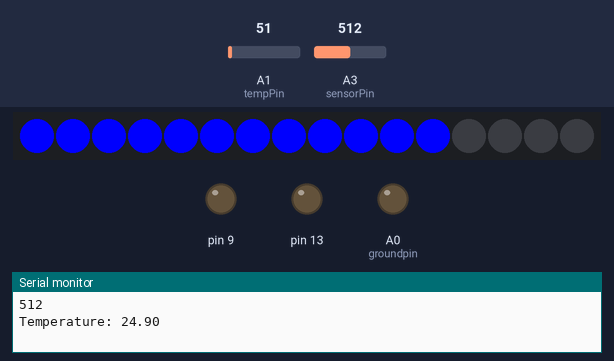
Bench run of a sketch on a simulated Arduino Uno, built with avr-gcc and run on an emulated ATmega328P. Shown: 16 RGB LEDs in strip order, left to right, output pins drawn as LEDs (lit = HIGH), the last lines printed to the serial monitor. The inputs (shaded band) are chosen by the test bench; at power-on: A1 (tempPin) = 51, A3 (sensorPin) = 512. Pins used as bus, display or sensor lines are not drawn.

Above: at 1.26 s.
1.3 s: A1 (tempPin) set to 61
At 1.86 s:
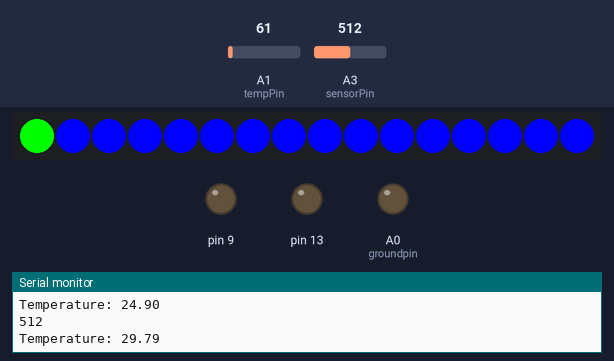
3.1 s: A1 (tempPin) set to 71
At 5.14 s:
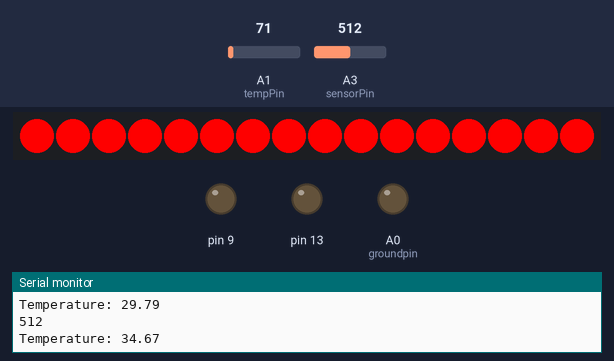
5.2 s: A1 (tempPin) set to 30
At 5.39 s:
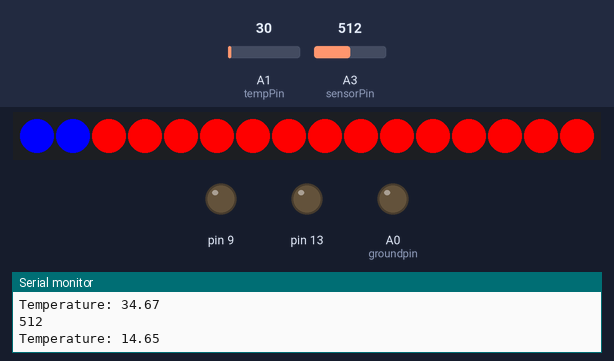
7.0 s: A3 (sensorPin) set to 691
9.8 s: A3 (sensorPin) set to 716
At 11.5 s:
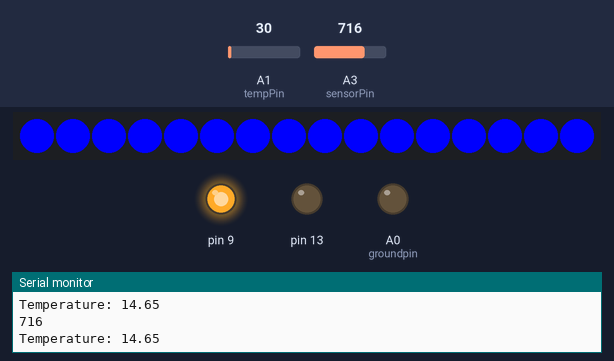
11.8 s: A1 (tempPin) set to 86
At 13.9 s:
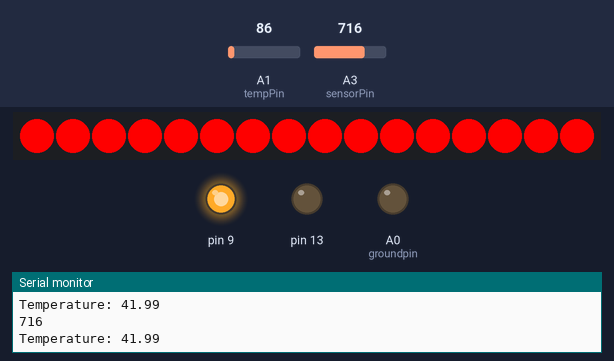
Timing chart, 0 to 14.9 s (numbered marks = the images above; inputs shaded):
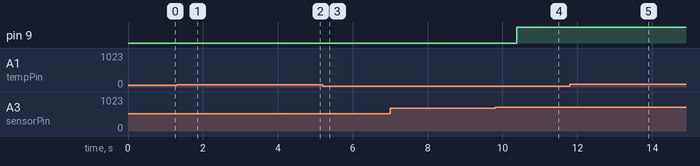

The sketch:

Termwork_one.ino
```cpp
#include <Adafruit_NeoPixel.h>
#ifdef __AVR__
 #include <avr/power.h>
#endif
#define PIN       6
#define NUMPIXELS 16
Adafruit_NeoPixel pixels(NUMPIXELS, PIN, NEO_GRB + NEO_KHZ800);
#define DELAYVAL  3
const int groundpin = A0;
const int powerpin  = A2;
int tempPin   = A1;
float tempC;
float reading;
int sensorPin = A3;
unsigned int sensorValue = 0;
int threshold = 700;

void setup() {

  pinMode(9, OUTPUT);
  #if defined(__AVR_ATtiny85__) && (F_CPU == 16000000)
  clock_prescale_set(clock_div_1);
  #endif
  pixels.begin();
  pinMode(13, OUTPUT);
  Serial.begin(9600);
  pinMode(groundpin, OUTPUT);
  pinMode(powerpin, OUTPUT);
  digitalWrite(groundpin, LOW);
  digitalWrite(powerpin, HIGH);
  analogReference(DEFAULT);

}


void loop() {

  sensorValue = analogRead(sensorPin);
  sensorValue = analogRead(sensorPin);
  Serial.println(sensorValue);
  delay(100);

  reading = analogRead(tempPin);
  reading = analogRead(tempPin);
  tempC = reading / 2.048;
  Serial.print("Temperature: ");
  Serial.println(tempC);

if(tempC > 32){
  if(sensorValue < 700){
  digitalWrite(9, LOW);
}
else
{
  digitalWrite(9, HIGH);
}
  for(int i=0; i<NUMPIXELS; i++) {
    pixels.setPixelColor(i, pixels.Color(250, 0, 0));
    pixels.show();
    delay(100);
  }
}
else
if(tempC < 26)
{
  if(sensorValue < 700){
    digitalWrite(9, LOW);
}
else
{
  digitalWrite(9, HIGH);
}
  for(int i=0; i<NUMPIXELS; i++) {
    pixels.setPixelColor(i, pixels.Color(0, 0, 250));
    pixels.show();
    delay(100);
  }
}
  else
  {
    if(sensorValue < 700){
      digitalWrite(9, LOW);
}
else
{
  digitalWrite(9, HIGH);
}
    for(int i=0; i<NUMPIXELS; i++) {
    pixels.setPixelColor(i, pixels.Color(0, 250, 0));
    pixels.show();
    delay(100);
  }
}
}
```

Measured:
- the behaviour switches between 699 and 700 on A3 (sensorPin) (found by bisection; images 3 and 4)
- after the input at 1.3 s, the LEDs: first differ from a run without the input after 0.52 s (image 1)
- after the input at 3.1 s, the LEDs: first differ from a run without the input after 0.43 s (image 2 shows a later state)
- after the input at 5.2 s, the LEDs: first change at once (image 3 shows a later state)
- after the input at 9.8 s, pin 9: LOW → HIGH after 0.59 s
- after the input at 11.8 s, the LEDs: first change after 0.30 s (image 5 shows a later state)
